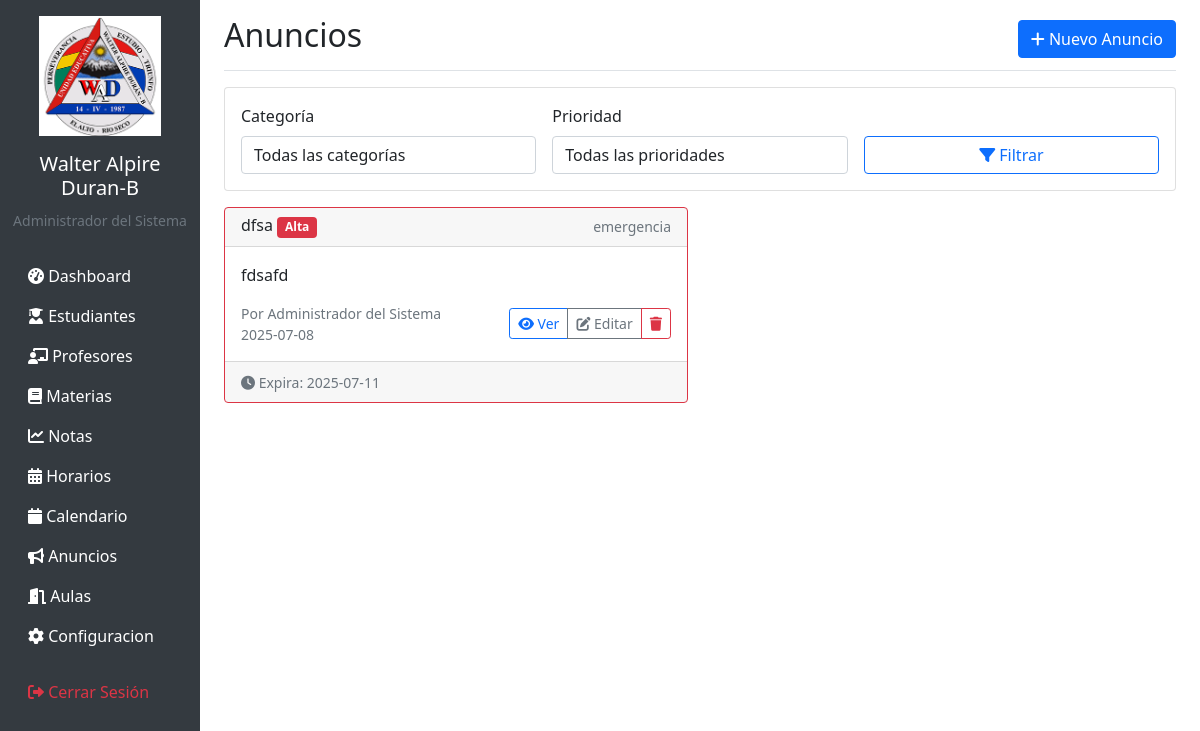
Page /announcements (signed in) on the committed database.
### tables this page shows
CREATE TABLE users (
            id INTEGER PRIMARY KEY AUTOINCREMENT,
            username TEXT UNIQUE NOT NULL,
            password TEXT NOT NULL,
            role TEXT NOT NULL CHECK (role IN ('director', 'profesor', 'padre')),
            full_name TEXT NOT NULL,
            email TEXT,
            created_at TIMESTAMP DEFAULT CURRENT_TIMESTAMP
        );

CREATE TABLE announcements (
            id INTEGER PRIMARY KEY AUTOINCREMENT,
            title TEXT NOT NULL,
            content TEXT NOT NULL,
            category TEXT,
            priority TEXT NOT NULL CHECK (priority IN ('alta', 'media', 'baja')),
            target_audience TEXT NOT NULL CHECK (target_audience IN ('todos', 'estudiantes', 'profesores', 'padres')),
            author_id INTEGER NOT NULL,
            expires_at DATE,
            created_at TIMESTAMP DEFAULT CURRENT_TIMESTAMP,
            FOREIGN KEY (author_id) REFERENCES users (id)
        );

### app.py (the view)
@app.route('/announcements')
@login_required
def list_announcements():
    category = request.args.get('category', '')
    priority = request.args.get('priority', '')
    query = '''
        SELECT a.*, u.full_name as author_name
        FROM announcements a
        JOIN users u ON a.author_id = u.id
        WHERE (a.expires_at IS NULL OR a.expires_at >= date('now'))
        AND (a.target_audience = 'todos' OR a.target_audience = ?)
    '''
    params = [session['user_role']]
    if category:
        query += ' AND a.category = ?'
        params.append(category)
    if priority:
        query += ' AND a.priority = ?'
        params.append(priority)
    query += ' ORDER BY a.created_at DESC'
    conn = get_db_connection()
    announcements = conn.execute(query, params).fetchall()
    categories = conn.execute('SELECT DISTINCT category FROM announcements WHERE category IS NOT NULL').fetchall()
    conn.close()
    return render_template('announcements/list.html',
                         announcements=announcements,
                         categories=categories,
                         current_category=category,
                         current_priority=priority)

### app.py (called while the page is built)
def get_db_connection():
    conn = sqlite3.connect(DATABASE)
    conn.row_factory = sqlite3.Row
    return conn

def login_required(f):
    @wraps(f)
    def decorated_function(*args, **kwargs):
        if 'user_id' not in session:
            return redirect(url_for('login'))
        return f(*args, **kwargs)
    return decorated_function

### templates/announcements/list.html (shortened to what this page needs)
{% extends "base.html" %}
{% block content %}
<div class="d-flex justify-content-between flex-wrap flex-md-nowrap align-items-center pt-3 pb-2 mb-3 border-bottom">
    <h1 class="h2">Anuncios</h1>
    {% if session.user_role in ['director', 'profesor'] %}
    <div class="btn-toolbar mb-2 mb-md-0">
        <a href="{{ url_for('add_announcement') }}" class="btn btn-primary">
            <i class="fas fa-plus"></i> Nuevo Anuncio
        </a>
    </div>
    {% endif %}
</div>
<div class="row mb-3">
    <div class="col-md-12">
        <div class="card">
            <div class="card-body">
                <form method="GET" class="row g-3">
                    <div class="col-md-4">
                        <label for="category" class="form-label">Categoría</label>
                        <select class="form-control" id="category" name="category">
                            <option value="">Todas las categorías</option>
                        </select>
                    </div>
                    <div class="col-md-4">
                        <label for="priority" class="form-label">Prioridad</label>
                        <select class="form-control" id="priority" name="priority">
                            <option value="">Todas las prioridades</option>
                        </select>
                    </div>
                    <div class="col-md-4">
                        <label class="form-label">&nbsp;</label>
                        <div class="d-grid">
                            <button type="submit" class="btn btn-outline-primary">
                                <i class="fas fa-filter"></i> Filtrar
                            </button>
                        </div>
                    </div>
                </form>
            </div>
        </div>
    </div>
</div>
<div class="row">
    {% for announcement in announcements %}
    <div class="col-md-6 mb-3">
        <div class="card h-100 border-{{ 'danger' if announcement.priority == 'alta' else 'warning' if announcement.priority == 'media' else 'info' }}">
            <div class="card-header d-flex justify-content-between align-items-center">
                <h6 class="mb-0">
                    {{ announcement.title }}
                    <span class="badge bg-{{ 'danger' if announcement.priority == 'alta' else 'warning' if announcement.priority == 'media' else 'info' }}">
                        {{ announcement.priority.title() }}
                    </span>
                </h6>
                <small class="text-muted">{{ announcement.category or 'General' }}</small>
            </div>
            <div class="card-body">
                <p class="card-text">{{ announcement.content[:200] }}{% if announcement.content|length > 200 %}...{% endif %}</p>
                <div class="d-flex justify-content-between align-items-center">
                    <small class="text-muted">
                        Por {{ announcement.author_name }}<br>
                        {{ announcement.created_at.split(' ')[0] }}
                    </small>
                    <div class="btn-group">
                        <a href="{{ url_for('view_announcement', id=announcement.id) }}" class="btn btn-sm btn-outline-primary">
                            <i class="fas fa-eye"></i> Ver
                        </a>
                        {% if session.user_role in ['director', 'profesor'] %}
                        <a href="{{ url_for('edit_announcement', id=announcement.id) }}" class="btn btn-sm btn-outline-secondary">
                            <i class="fas fa-edit"></i> Editar
                        </a>
                        {% if session.user_role == 'director' %}
                        <a href="{{ url_for('delete_announcement', id=announcement.id) }}"
                           class="btn btn-sm btn-outline-danger"
                           onclick="return confirm('¿Está seguro de eliminar este anuncio?')">
                            <i class="fas fa-trash"></i>
                        </a>
                        {% endif %}
                        {% endif %}
                    </div>
                </div>
            </div>
            {% if announcement.expires_at %}
            <div class="card-footer">
                <small class="text-muted">
                    <i class="fas fa-clock"></i> Expira: {{ announcement.expires_at }}
                </small>
            </div>
            {% endif %}
        </div>
    </div>
    {% else %}
    <div class="col-12">
        <div class="alert alert-info text-center">
            <i class="fas fa-info-circle"></i> No hay anuncios disponibles
        </div>
    </div>
    {% endfor %}
</div>
{% endblock %}

### templates/base.html (shortened to what this page needs)
<!DOCTYPE html>
<html lang="es">
<head>
    <link href="https://cdn.jsdelivr.net/npm/bootstrap@5.1.3/dist/css/bootstrap.min.css" rel="stylesheet">
    <link href="https://cdnjs.cloudflare.com/ajax/libs/font-awesome/6.0.0/css/all.min.css" rel="stylesheet">
    <link href="https://cdn.jsdelivr.net/npm/fullcalendar@6.1.8/index.global.min.css" rel="stylesheet">
</head>
<body>
    {% if session.user_id %}
    <div class="container-fluid">
        <div class="row">
            <nav class="col-md-3 col-lg-2 d-md-block sidebar collapse">
                <div class="position-sticky pt-3">
                    <div class="text-center mb-4">
<div class="text-center mb-3">
    <img src="{{ url_for('static', filename='img/favicon.png') }}" alt="Escudo" class="img-fluid" style="max-height: 120px;">
</div>
                        <h5 class="text-white">Walter Alpire Duran-B</h5>
                        <small class="text-muted">{{ session.full_name }}</small>
                    </div>
                    <ul class="nav flex-column">
                        <li class="nav-item">
                            <a class="nav-link" href="{{ url_for('dashboard') }}">
                                <i class="fas fa-tachometer-alt"></i> Dashboard
                            </a>
                        </li>
                        {% if session.user_role in ['director', 'profesor'] %}
                        <li class="nav-item">
                            <a class="nav-link" href="{{ url_for('list_students') }}">
                                <i class="fas fa-user-graduate"></i> Estudiantes
                            </a>
                        </li>
                        {% endif %}
                        {% if session.user_role == 'director' %}
                        <li class="nav-item">
                            <a class="nav-link" href="{{ url_for('list_teachers') }}">
                                <i class="fas fa-chalkboard-teacher"></i> Profesores
                            </a>
                        </li>
                        <li class="nav-item">
                            <a class="nav-link" href="{{ url_for('list_subjects') }}">
                                <i class="fas fa-book"></i> Materias
                            </a>
                        </li>
                        {% endif %}
                        <li class="nav-item">
                            <a class="nav-link" href="{{ url_for('list_grades') }}">
                                <i class="fas fa-chart-line"></i> Notas
                            </a>
                        </li>
                        <li class="nav-item">
                            <a class="nav-link" href="{{ url_for('list_schedules') }}">
                                <i class="fas fa-calendar-alt"></i> Horarios
                            </a>
                        </li>
                        <li class="nav-item">
                            <a class="nav-link" href="{{ url_for('schedule_calendar') }}">
                                <i class="fas fa-calendar"></i> Calendario
                            </a>
                        </li>
                        <li class="nav-item">
                            <a class="nav-link" href="{{ url_for('list_announcements') }}">
                                <i class="fas fa-bullhorn"></i> Anuncios
                            </a>
                        </li>
                        {% if session.user_role in ['director', 'profesor'] %}
                        <li class="nav-item">
                            <a class="nav-link" href="{{ url_for('list_rooms') }}">
                                <i class="fas fa-door-open"></i> Aulas
                            </a>
                        </li>
                        {% endif %}
                        {% if session.user_role == 'director' %}
                        <li class="nav-item">
                            <a class="nav-link" href="{{ url_for('list_users') }}">
                                <i class="fas fa-gear"></i> Configuracion
                            </a>
                        </li>
                        {% endif %}
                        <li class="nav-item mt-3">
                            <a class="nav-link text-danger" href="{{ url_for('logout') }}">
                                <i class="fas fa-sign-out-alt"></i> Cerrar Sesión
                            </a>
                        </li>
                    </ul>
                </div>
            </nav>
            <main class="col-md-9 ms-sm-auto col-lg-10 px-md-4 main-content">
                {% endif %}
                {% block content %}{% endblock %}
                {% if session.user_id %}
            </main>
        </div>
    </div>
    {% endif %}
</body>
</html>

### templates/base.html (style rules this page uses)
.sidebar { min-height: 100vh; background-color: #343a40; }
.sidebar .nav-link { color: #fff; }
.main-content { margin-left: 0; }
@media (min-width: 768px) { .main-content { margin-left: 250px; } }

### rows in the picture
users: full_name "Administrador del Sistema"
announcements: title "dfsa", priority "Alta", category "emergencia", content "fdsafd", author_name "Administrador del Sistema", created_at "2025-07-08", expires_at "2025-07-11"
